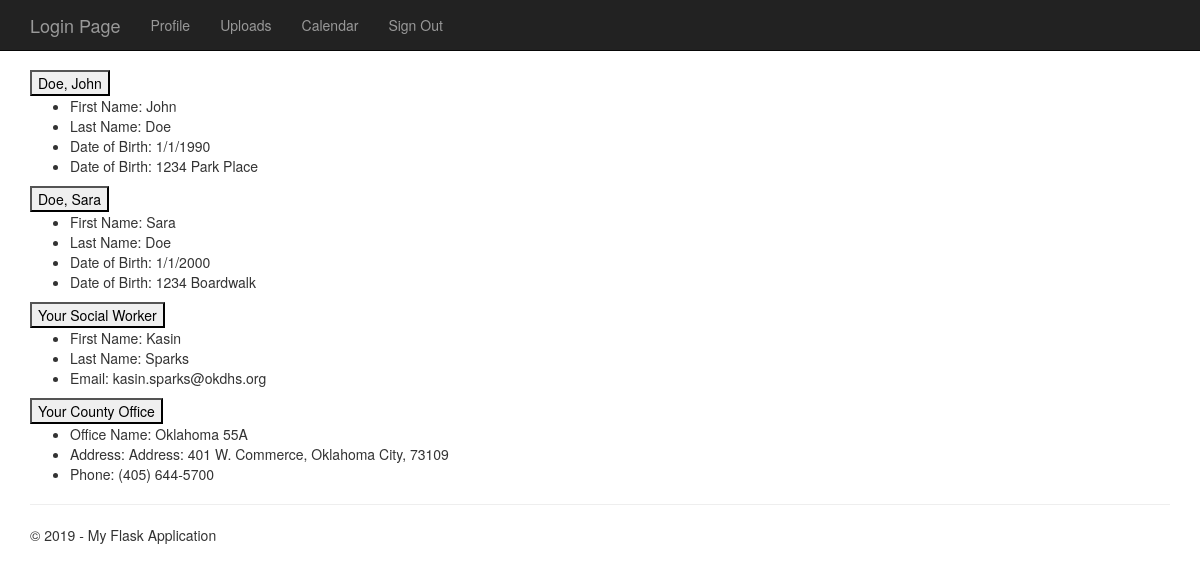
Screenshot of /profile (signed in) with the database file from the repository.
### tables this page shows
CREATE TABLE "Client" (
	"UID_Client"	INTEGER NOT NULL UNIQUE,
	"First_Name"	TEXT NOT NULL,
	"Last_Name"	TEXT NOT NULL,
	"DOB"	NUMERIC NOT NULL,
	"Address"	TEXT NOT NULL,
	"Case_Status"	TEXT NOT NULL,
	"Social_Worker_UID"	INTEGER,
	"County_Office_UID"	INTEGER,
	"Case_Type_UID"	INTEGER,
	PRIMARY KEY("UID_Client")
);

CREATE TABLE "Social_Worker" (
	"UID_Social_Worker"	INTEGER NOT NULL UNIQUE,
	"First_Name"	TEXT NOT NULL,
	"Last_Name"	TEXT NOT NULL,
	"Email"	TEXT NOT NULL,
	"County_Office_UID"	INTEGER NOT NULL,
	"Title"	TEXT NOT NULL,
	PRIMARY KEY("UID_Social_Worker")
);

CREATE TABLE "County_Office" (
	"UID_County_Office"	INTEGER NOT NULL PRIMARY KEY AUTOINCREMENT UNIQUE,
	"Office_Name"	TEXT NOT NULL UNIQUE,
	"Address"	TEXT NOT NULL UNIQUE,
	"Phone"	TEXT NOT NULL UNIQUE
);

### FlaskWebProject/userViews.py (the view)
@bp.route('/profile')
@login_required
def profile():
	queryStr = 'SELECT UID_Connected_Person FROM Connected_Person WHERE UID_Client=?'
	connected_cases_list = query_db(queryStr, (g.user['UID_Users'],))
	connected_client_list = []
	queryStr = 'SELECT * FROM Client WHERE UID_Client=?'
	for clients in connected_cases_list:
		connected_client_list.append(query_db(queryStr, (clients['UID_Connected_Person'],), True))
	queryStr = 'SELECT * FROM Client WHERE UID_Client=?'
	currUser = query_db(queryStr, (g.user['UID_Users'],), True)
	queryStr = 'SELECT * FROM Social_Worker WHERE UID_Social_Worker=?'
	socialWorker = query_db(queryStr, (currUser['Social_Worker_UID'],), True)
	queryStr = 'SELECT * FROM County_Office WHERE UID_County_Office=?'
	countyOffice = query_db(queryStr, (currUser['County_Office_UID'],), True)
	return render_template(
		'userViews/profile.html',
		title='Profile Page',
		worker=socialWorker,
		clientData=currUser,
		connectedCases=connected_client_list,
		countyOffice=countyOffice,
		year=datetime.now().year
		)

### FlaskWebProject/auth.py (called while the page is built)
@bp.before_app_request
def load_logged_in_user():
	user_id = session.get('user_id')
	if user_id is None:
		g.user = None
	else:
		sqlQuery = 'SELECT * FROM Users WHERE UID_Users = ?'
		from . import db
		database = db.getDB()
		g.user = database.execute(sqlQuery, (user_id,)).fetchone()

def login_required(view):
	@functools.wraps(view)
	def wrapped_view(**kwargs):
		if g.user is None:
			return redirect(url_for('auth.login'))
		return view(**kwargs)
	return wrapped_view

### FlaskWebProject/db.py (called while the page is built)
def getDB():
	if 'db' not in g:
		g.db = sqlite3.connect(current_app.config['DATABASE'], detect_types = sqlite3.PARSE_DECLTYPES)
		g.db.row_factory = sqlite3.Row
	return g.db

def closeDB(e=None):
	db = g.pop('db', None)
	if db is not None:
		db.close()

def query_db(query, args=(), one=False):
	cur = getDB().execute(query, args)
	rv = cur.fetchall()
	cur.close()
	closeDB()
	return (rv[0] if rv else None) if one else rv

### FlaskWebProject/templates/userViews/profile.html
﻿{% extends 'layout.html' %}
	{% block content %}
	<button class="accordion">{{ clientData.Last_Name|e }}, {{ clientData.First_Name|e }}</button>
	<div class="clientInfo">
		<ul>
			<li>First Name: {{ clientData.First_Name|e }}</li>
			<li>Last Name: {{ clientData.Last_Name|e }}</li>
			<li>Date of Birth: {{ clientData.DOB }}</li>
			<li>Date of Birth: {{ clientData.Address|e }}</li>
		</ul>
	</div>
	{% for user in connectedCases %}
		<button class="accordion">{{ user.Last_Name|e }}, {{ user.First_Name|e }}</button>
		<div class="clientInfo">
			<ul>
				<li>First Name: {{ user.First_Name|e }}</li>
				<li>Last Name: {{ user.Last_Name|e }}</li>
				<li>Date of Birth: {{ user.DOB }}</li>
				<li>Date of Birth: {{ user.Address|e }}</li>
			</ul>
		</div>
	{% endfor %}
	<button class="accordion">Your Social Worker</button>
	<div class="clientInfo">
		<ul>
			<li>First Name: {{ worker.First_Name|e }}</li>
			<li>Last Name: {{ worker.Last_Name|e }}</li>
			<li>Email: {{ worker.Email|e}}</li>
		</ul>
	</div>
	<button class="accordion">Your County Office</button>
	<div class="clientInfo">
		<ul>
			<li>Office Name: {{ countyOffice.Office_Name|e }}</li>
			<li>Address: {{ countyOffice.Address|e }}</li>
			<li>Phone: {{ countyOffice.Phone|e}}</li>
		</ul>
	</div>
{% endblock content %}

### FlaskWebProject/static/content/site.css (style rules this page uses)
body { padding-top: 50px; padding-bottom: 20px; }

### rows the page displays
Client: Last_Name "Doe", First_Name "John", DOB "1/1/1990", Address "1234 Park Place"
Client: Last_Name "Doe", First_Name "Sara", DOB "1/1/2000", Address "1234 Boardwalk"
Social_Worker: First_Name "Kasin", Last_Name "Sparks", Email "kasin.sparks@okdhs.org"
County_Office: Office_Name "Oklahoma 55A", Address "Address: 401 W. Commerce, Oklahoma City, 73109", Phone "(405) 644-5700"
